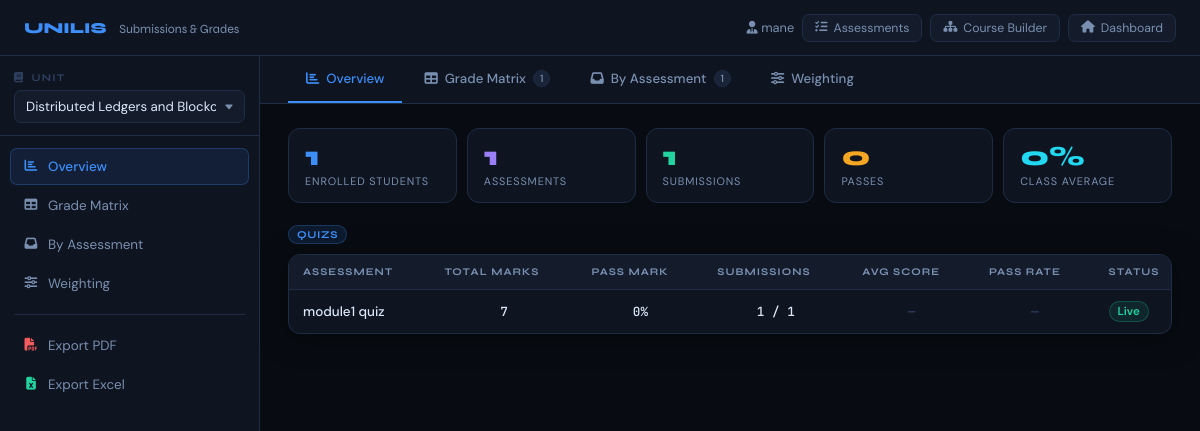
Page /lecturer/submissions.php?unit_id=5 (signed in) on the committed database.
### tables this page shows
CREATE TABLE `assessments` (
  `id` int NOT NULL,
  `unit_id` int NOT NULL,
  `lecturer_id` int NOT NULL,
  `module_id` int DEFAULT NULL,
  `lesson_id` int DEFAULT NULL,
  `title` varchar(255) NOT NULL,
  `type` enum('quiz','assignment','cat','exam') NOT NULL,
  `instructions` text,
  `time_limit_mins` int DEFAULT NULL,
  `total_marks` int NOT NULL DEFAULT '0',
  `pass_mark` int NOT NULL DEFAULT '0',
  `is_published` tinyint(1) NOT NULL DEFAULT '0',
  `due_date` datetime DEFAULT NULL,
  `created_at` datetime NOT NULL DEFAULT CURRENT_TIMESTAMP
);

CREATE TABLE `students` (
  `id` int NOT NULL,
  `reg_no` varchar(50) DEFAULT NULL,
  `name` varchar(100) DEFAULT NULL,
  `email` varchar(100) DEFAULT NULL,
  `university_id` int DEFAULT NULL,
  `department_id` int DEFAULT NULL,
  `course_id` int DEFAULT NULL,
  `year_of_study` int DEFAULT NULL,
  `year_joined` int DEFAULT NULL,
  `password` varchar(255) DEFAULT NULL,
  `verification_code` varchar(100) DEFAULT NULL,
  `token_expires_at` datetime DEFAULT NULL,
  `is_verified` tinyint(1) DEFAULT '0',
  `verified_at` datetime DEFAULT NULL
);

### lecturer/submissions.php (the view, shortened to what this page needs)
<?php
require_once '../config/db.php';
$lecturer_id   = intval($_SESSION['user_id']);
$lecturer_name = $_SESSION['user_name'] ?? 'Lecturer';
$unit_id       = intval($_GET['unit_id'] ?? 0);
$units = [];
try {
    $stmt = $conn->prepare("
        SELECT u.id, u.name
        FROM units u
        JOIN lecturer_units lu ON u.id = lu.unit_id
        WHERE lu.lecturer_id = ?
        ORDER BY u.name ASC
    ");
    $stmt->bind_param("i", $lecturer_id);
    $stmt->execute();
    $r = $stmt->get_result();
    while ($row = $r->fetch_assoc()) $units[] = $row;
} catch (mysqli_sql_exception $e) { error_log($e->getMessage()); }
$assessments = [];
if ($unit_id) {
    try {
        $stmt = $conn->prepare("
            SELECT id, title, type, total_marks, pass_mark, is_published, created_at
            FROM assessments
            WHERE unit_id = ? AND lecturer_id = ?
            ORDER BY type ASC, created_at ASC
        ");
        $stmt->bind_param("ii", $unit_id, $lecturer_id);
        $stmt->execute();
        $r = $stmt->get_result();
        while ($row = $r->fetch_assoc()) $assessments[] = $row;
    } catch (mysqli_sql_exception $e) { error_log($e->getMessage()); }
}
$students = [];
if ($unit_id) {
    try {
        $stmt = $conn->prepare("
            SELECT s.id,
                   COALESCE(s.reg_no, '')   AS registration_number,
                   COALESCE(s.name, '')     AS student_name,
                   COALESCE(s.email, '')    AS email
            FROM student_unit_enrollments sue
            JOIN students s ON s.id = sue.student_id
            WHERE sue.unit_id = ?
            ORDER BY s.name ASC
        ");
        $stmt->bind_param("i", $unit_id);
        $stmt->execute();
        $r = $stmt->get_result();
        while ($row = $r->fetch_assoc()) $students[] = $row;
    } catch (mysqli_sql_exception $e) {
        error_log("submissions students fetch: " . $e->getMessage());
    }
}
$submissions = [];
if ($unit_id && !empty($assessments)) {
    $assess_ids = array_column($assessments, 'id');
    $ph = implode(',', array_fill(0, count($assess_ids), '?'));
    $types = str_repeat('i', count($assess_ids));
    try {
        $stmt = $conn->prepare("
            SELECT id, assessment_id, student_id,
                   score, status, submitted_at
            FROM assessment_submissions
            WHERE assessment_id IN ($ph)
        ");
        $stmt->bind_param($types, ...$assess_ids);
        $stmt->execute();
        $r = $stmt->get_result();
        while ($row = $r->fetch_assoc()) {
            $submissions[$row['student_id']][$row['assessment_id']] = $row;
        }
    } catch (mysqli_sql_exception $e) { error_log("submissions fetch: " . $e->getMessage()); }
}
?>
<!DOCTYPE html>
<html lang="en">
<head>
<link rel="stylesheet" href="https://cdnjs.cloudflare.com/ajax/libs/font-awesome/6.5.0/css/all.min.css">
</head>
<body>
<header class="topbar">
    <div class="brand">UNILIS <span>Submissions & Grades</span></div>
    <div class="nav-right">
        <span style="font-size:.8rem;color:var(--text2)"><i class="fas fa-user-tie"></i> <?= htmlspecialchars($lecturer_name) ?></span>
        <a href="assessment_builder.php<?= $unit_id ? '?unit_id='.$unit_id : '' ?>" class="btn-nav"><i class="fas fa-tasks"></i> Assessments</a>
        <a href="course_builder.php<?= $unit_id ? '?unit_id='.$unit_id : '' ?>" class="btn-nav"><i class="fas fa-sitemap"></i> Course Builder</a>
        <a href="dashboard.php" class="btn-nav"><i class="fas fa-home"></i> Dashboard</a>
    </div>
</header>
<div class="layout">
    <aside class="sidebar">
        <div class="sb-head">
            <span class="sb-label"><i class="fas fa-book"></i> &nbsp;Unit</span>
            <select class="styled-sel" id="unit-sel" onchange="window.location.href='submissions.php?unit_id='+this.value">
                <?php foreach ($units as $u): ?>
                <option value="<?= $u['id'] ?>" <?= $unit_id == $u['id'] ? 'selected' : '' ?>>
                    <?= htmlspecialchars($u['name']) ?>
                </option>
                <?php endforeach; ?>
            </select>
        </div>
        <div class="sb-body">
            <?php if ($unit_id): ?>
            <div class="sb-menu-item active" onclick="showTab('overview')"><i class="fas fa-chart-bar"></i> Overview</div>
            <div class="sb-menu-item" onclick="showTab('matrix')"><i class="fas fa-table"></i> Grade Matrix</div>
            <div class="sb-menu-item" onclick="showTab('submissions')"><i class="fas fa-inbox"></i> By Assessment</div>
            <div class="sb-menu-item" onclick="showTab('weights')"><i class="fas fa-sliders"></i> Weighting</div>
            <div style="border-top:1px solid var(--border);margin:12px 4px;"></div>
            <div class="sb-menu-item" onclick="exportPDF()"><i class="fas fa-file-pdf" style="color:var(--red)"></i> Export PDF</div>
            <div class="sb-menu-item" onclick="exportExcel()"><i class="fas fa-file-excel" style="color:var(--green)"></i> Export Excel</div>
            <?php endif; ?>
        </div>
    </aside>
    <main class="main" id="main">
        <?php if (!$unit_id): ?>
        <div class="empty" style="margin:auto">
            <i class="fas fa-chart-bar"></i>
            <p>Select a unit from the sidebar to view submissions and grades.</p>
        </div>
        <?php else: ?>
        <div class="tab-strip">
            <div class="tab active" id="tab-overview"    onclick="showTab('overview')">
                <i class="fas fa-chart-bar"></i> Overview
            </div>
            <div class="tab" id="tab-matrix"      onclick="showTab('matrix')">
                <i class="fas fa-table"></i> Grade Matrix
                <span class="tab-badge"><?= count($students) ?></span>
            </div>
            <div class="tab" id="tab-submissions" onclick="showTab('submissions')">
                <i class="fas fa-inbox"></i> By Assessment
                <span class="tab-badge"><?= count($assessments) ?></span>
            </div>
            <div class="tab" id="tab-weights"     onclick="showTab('weights')">
                <i class="fas fa-sliders"></i> Weighting
            </div>
        </div>
        <div id="pane-overview" class="content">
            <?php
            $total_submitted = 0;
            foreach ($submissions as $s_subs) $total_submitted += count($s_subs);
            $pass_count      = 0;
            $all_scores = [];
            $class_avg = count($all_scores) > 0 ? round(array_sum($all_scores)/count($all_scores),1) : 0;
            ?>
            <div class="stat-row">
                <div class="stat-card">
                    <div class="stat-num" style="color:var(--accent)"><?= count($students) ?></div>
                    <div class="stat-lbl">Enrolled Students</div>
                </div>
                <div class="stat-card">
                    <div class="stat-num" style="color:var(--purple)"><?= count($assessments) ?></div>
                    <div class="stat-lbl">Assessments</div>
                </div>
                <div class="stat-card">
                    <div class="stat-num" style="color:var(--green)"><?= $total_submitted ?></div>
                    <div class="stat-lbl">Submissions</div>
                </div>
                <div class="stat-card">
                    <div class="stat-num" style="color:var(--amber)"><?= $pass_count ?></div>
                    <div class="stat-lbl">Passes</div>
                </div>
                <div class="stat-card">
                    <div class="stat-num" style="color:var(--cyan)"><?= $class_avg ?>%</div>
                    <div class="stat-lbl">Class Average</div>
                </div>
            </div>
            <?php if (!empty($assessments)): ?>
            <?php $type_groups = []; foreach ($assessments as $a) $type_groups[$a['type']][] = $a; ?>
            <?php foreach (['quiz','assignment','cat','exam'] as $type):
                if (empty($type_groups[$type])) continue; ?>
            <div class="assess-section">
                <h4><span class="type-hdr hdr-<?= $type ?>"><?= strtoupper($type) ?>S</span></h4>
                <div class="tbl-wrap">
                <div class="tbl-scroll">
                <table>
                    <thead>
                        <tr>
                            <th>Assessment</th>
                            <th>Total Marks</th>
                            <th>Pass Mark</th>
                            <th>Submissions</th>
                            <th>Avg Score</th>
                            <th>Pass Rate</th>
                            <th>Status</th>
                        </tr>
                    </thead>
                    <tbody>
                    <?php foreach ($type_groups[$type] as $a):
                        $subs_for = array_filter(array_map(fn($s) => $submissions[$s['id']][$a['id']] ?? null, $students), fn($x) => $x !== null);
                        $scored   = array_filter($subs_for, fn($x) => $x['score'] !== null && $x['score'] !== '');
                        $scores_a = array_map(fn($x) => floatval($x['score']), $scored);
                        $avg_a    = count($scores_a) > 0 ? round(array_sum($scores_a)/count($scores_a),1) : null;
                        $passes_a = count(array_filter($scores_a, fn($s) => $s >= floatval($a['pass_mark'])));
                        $pass_rate= count($scores_a) > 0 ? round($passes_a/count($scores_a)*100) : 0;
                    ?>
                    <tr>
                        <td style="font-weight:500"><?= htmlspecialchars($a['title']) ?></td>
                        <td class="score-cell"><?= intval($a['total_marks']) ?></td>
                        <td class="score-cell"><?= intval($a['pass_mark']) ?>%</td>
                        <td class="score-cell"><?= count($subs_for) ?> / <?= count($students) ?></td>
                        <td class="score-cell">
                            <?= $avg_a !== null ? $avg_a.'%' : '<span style="color:var(--dim)">—</span>' ?>
                        </td>
                        <td class="score-cell">
                            <?php if (count($scores_a) > 0): ?>
                            <?= $pass_rate ?>%
                            <div class="score-bar-wrap"><div class="score-bar-fill" style="width:<?= $pass_rate ?>%;background:<?= $pass_rate >= 50 ? 'var(--green)' : 'var(--red)' ?>"></div></div>
                            <?php else: echo '<span style="color:var(--dim)">—</span>'; endif; ?>
                        </td>
                        <td>
                            <span class="chip <?= $a['is_published'] ? 'chip-pass' : 'chip-none' ?>">
                                <?= $a['is_published'] ? 'Live' : 'Draft' ?>
                            </span>
                        </td>
                    </tr>
                    <?php endforeach; ?>
                    </tbody>
                </table>
                </div></div>
            </div>
            <?php endforeach; ?>
            <?php else: ?>
            <div class="empty"><i class="fas fa-tasks"></i><p>No assessments created yet for this unit.</p></div>
            <?php endif; ?>
        </div>
        <?php endif;  ?>
    </main>
</div>
</body>
</html>

### rows in the picture
assessments: title "module1 quiz", total_marks "7", pass_mark "0", is_published "Live"
students: id "1"

### other values in the picture
$lecturer_name "mane"
count($students) "1"
count($assessments) "1"
$total_submitted "1"
$pass_count "0"
$class_avg "0"
$type "QUIZ"
form field value "Distributed Ledgers and Blockchain"
